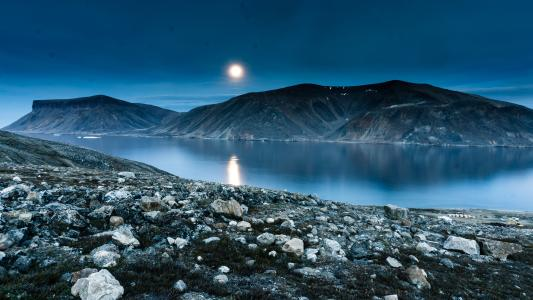
//> input picture data/1.jpg, 533 x 300 px
$ ./main017   (built with g++ and OpenCV 4)
//> lines starting //> are read from the running program, lines starting //| are printed output that depends on the picture
#include <opencv2/opencv.hpp>
#include <iostream>

using namespace cv;
using namespace std;

const int bins = 256;
Mat src;
const char* winTitle = "input image";
void showHistogram();
int main(int argc, char** argv) {
	src = imread("../data/1.jpg");
//> src is the input picture: 300 rows x 533 cols, CV_8UC3; mean B, G, R 108.5, 84.1, 41.7
	if (src.empty()) {
		printf("could not load image...\n");
		return 0;
	}
	namedWindow(winTitle, WINDOW_AUTOSIZE);
	imshow(winTitle, src);
	showHistogram();
	waitKey(0);
	destroyAllWindows();
	return 0;
}

void showHistogram() {
	// 三通道分离
	vector<Mat> bgr_plane;
	split(src, bgr_plane);
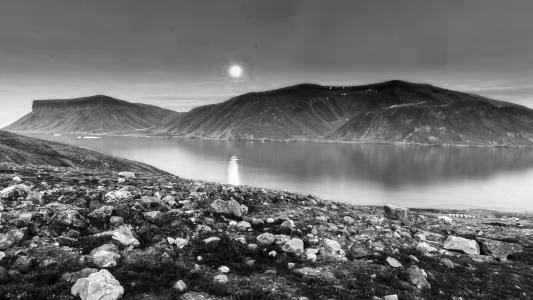
//> bgr_plane[0]: 300 rows x 533 cols, CV_8UC1; min 0, max 255, mean 108.5
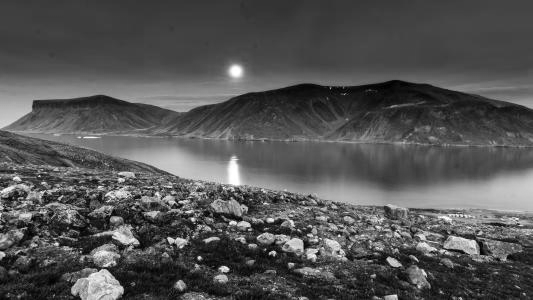
//> bgr_plane[1]: 300 rows x 533 cols, CV_8UC1; min 0, max 255, mean 84.1
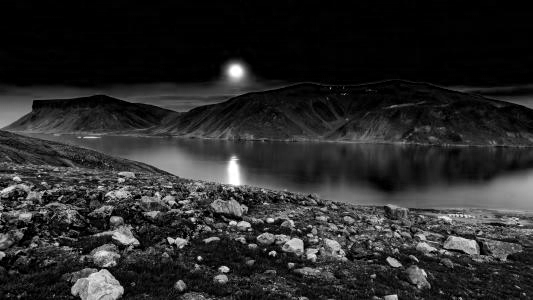
//> bgr_plane[2]: 300 rows x 533 cols, CV_8UC1; min 0, max 255, mean 41.7
	// 定义参数变量
	const int channels[1] = { 0 };
	const int bins[1] = { 256 };
	float hranges[2] = { 0,255 };
	const float* ranges[1] = { hranges };
	Mat b_hist;
	Mat g_hist;
	Mat r_hist;
	// 计算Blue, Green, Red通道的直方图
	calcHist(&bgr_plane[0], 1, 0, Mat(), b_hist, 1, bins, ranges);
//> b_hist = 256 values, max 3703 at index 110, min 0 at index 255, mean 624.4
	calcHist(&bgr_plane[1], 1, 0, Mat(), g_hist, 1, bins, ranges);
//> g_hist = 256 values, max 4131 at index 69, min 0 at index 255, mean 624.4
	calcHist(&bgr_plane[2], 1, 0, Mat(), r_hist, 1, bins, ranges);
//> r_hist = 256 values, max 25356 at index 0, min 0 at index 255, mean 624
	// 显示直方图
	int hist_w = 512;
	int hist_h = 400;
	int bin_w = cvRound((double)hist_w / bins[0]);
	Mat histImage = Mat::zeros(hist_h, hist_w, CV_8UC3);
	// 归一化直方图数据
	normalize(b_hist, b_hist, 0, histImage.rows, NORM_MINMAX, -1, Mat());
//> b_hist = 256 values, max 400 at index 110, min 0 at index 255, mean 67.45
	normalize(g_hist, g_hist, 0, histImage.rows, NORM_MINMAX, -1, Mat());
//> g_hist = 256 values, max 400 at index 69, min 0 at index 255, mean 60.46
	normalize(r_hist, r_hist, 0, histImage.rows, NORM_MINMAX, -1, Mat());
//> r_hist = 256 values, max 400 at index 0, min 0 at index 255, mean 9.84
	// 绘制直方图曲线
	for (int i = 1; i < bins[0]; i++) {
		line(histImage, Point(bin_w*(i - 1), hist_h - cvRound(b_hist.at<float>(i - 1))),
			Point(bin_w*(i), hist_h - cvRound(b_hist.at<float>(i))), Scalar(255, 0, 0), 2, 8, 0);
		line(histImage, Point(bin_w*(i - 1), hist_h - cvRound(g_hist.at<float>(i - 1))),
			Point(bin_w*(i), hist_h - cvRound(g_hist.at<float>(i))), Scalar(0, 255, 0), 2, 8, 0);
		line(histImage, Point(bin_w*(i - 1), hist_h - cvRound(r_hist.at<float>(i - 1))),
			Point(bin_w*(i), hist_h - cvRound(r_hist.at<float>(i))), Scalar(0, 0, 255), 2, 8, 0);
	}
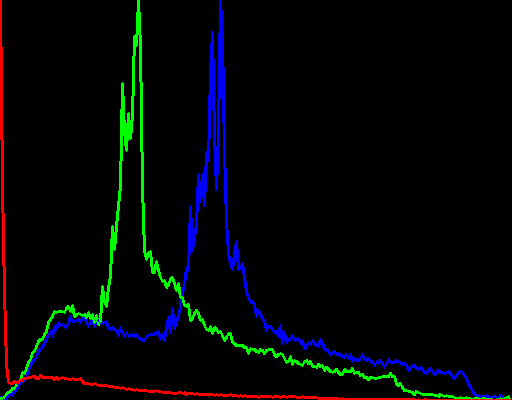
//> histImage: 400 rows x 512 cols, CV_8UC3; mean B, G, R 6.7, 5.5, 2.9
	// 显示直方图
	namedWindow("Histogram Demo", WINDOW_AUTOSIZE);
	imshow("Histogram Demo", histImage);

}
